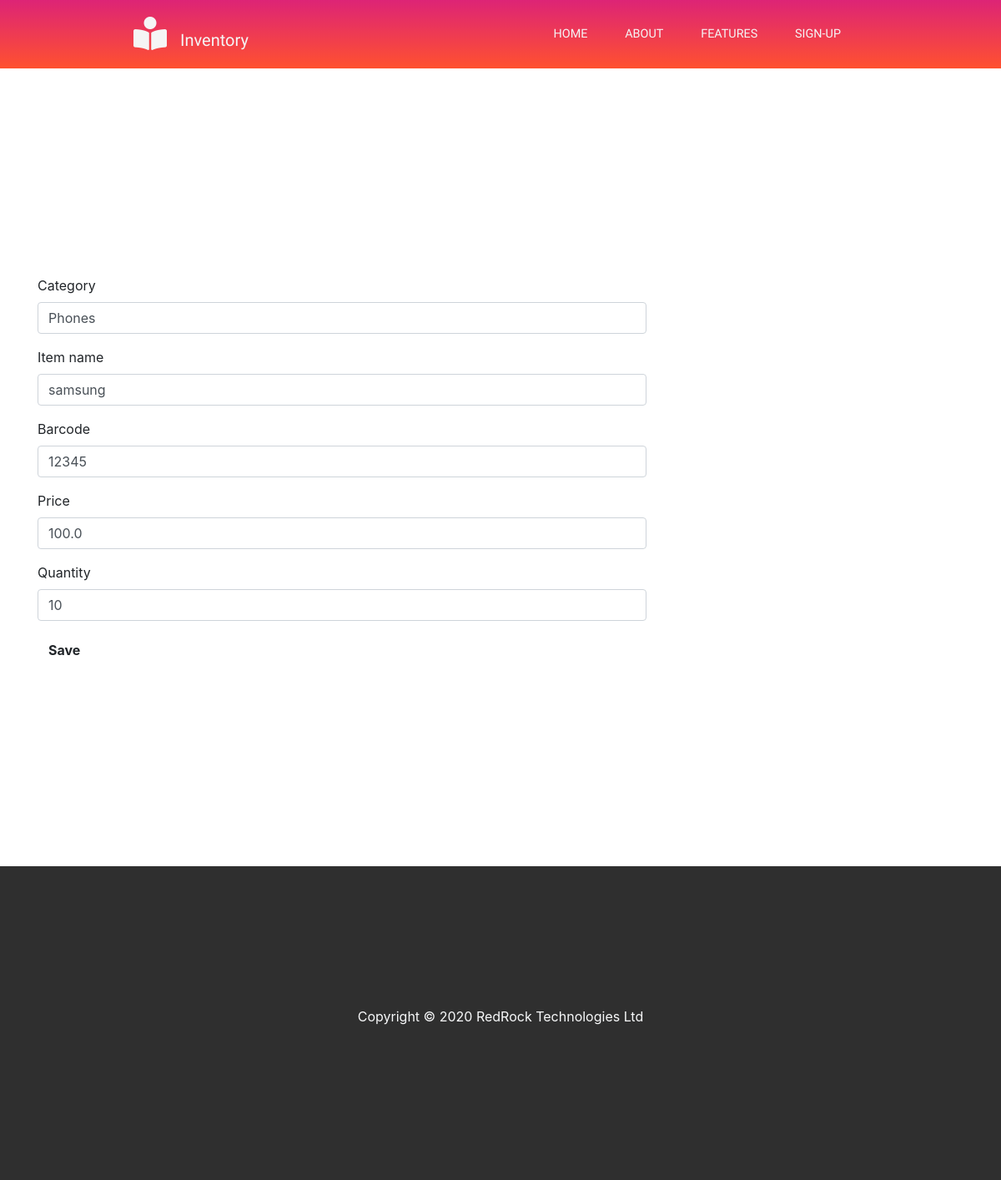
Screenshot of /update_items/15/ with the database file from the repository.
### home/models.py (models this page shows, shortened)
class Stock(models.Model):
	category = models.CharField(max_length=50, blank=True, null=True)
	item_name = models.CharField(max_length=50, blank=True, null=True)
	price = models.FloatField(blank=True)
	aboutus = RichTextUploadingField(blank=True)
	quantity = models.IntegerField(default='0', blank=True, null=True)
	barcode = models.IntegerField(default='0', blank=True, null=True)
	recieved_quantity = models.IntegerField(default='0', blank=True, null=True)
	sold_quantity = models.IntegerField(default='0', blank=True, null=True)
	sold_by = models.CharField(max_length=50, blank=True, null=True)
	sold_to = models.CharField(max_length=50, blank=True, null=True)
	reorder_level = models.IntegerField(default='0', blank=True, null=True)
	last_updated = models.DateTimeField(auto_now_add=False, auto_now=True)
	sold = models.IntegerField(default='0', blank=True, null=True)
	amount = models.IntegerField()
	total=models.FloatField()
	sub_total = models.FloatField()
	export_to_CSV = models.BooleanField(default=False)
	@property
	def amount(self):
		return (self.quantity - self.sold_quantity)
	@property
	def total(self):
		return (self.quantity * self.price)
	@property
	def sub_total(self):
		return (self.sold_quantity * self.price)

### home/views.py (the view)
# urls.py: path('update_items/<str:pk>/', views.update_items, name="update_items"),
def update_items(request, pk):
	queryset = Stock.objects.get(id=pk)
	form = StockUpdateForm(instance=queryset)
	if request.method == 'POST':
		form = StockUpdateForm(request.POST, instance=queryset)
		if form.is_valid():
			form.save()
			return redirect('/inventory')
	context = {
		'form':form
	}
	return render(request, 'add_inventory.html', context)

### home/forms.py
class StockUpdateForm(forms.ModelForm):
	class Meta:
		model = Stock
		fields = ['category', 'item_name', 'barcode', 'price', 'quantity']

### home/templates/add_inventory.html (shortened to what this page needs)
{% extends 'base.html' %}
{% load crispy_forms_tags %}
{% block content %}
</header>
  <main>
    <section class="section-1">
      <div class="container">
        <div class="row">
          <div class="col-8">
            <form method='POST' action="">
              {{form|crispy}}
              <input class="btn primary-btn" type="submit" name="" value="Save">
            </form>
          </div>
        </div>
      </div>
    </section>
  </main>
{% endblock %}

### static/Style.css (style rules this page uses)
* { box-sizing: border-box; }
header, section { overflow-x: hidden; }
:root { --Sniglet-font: "Sniglet", cursive; --Rubik: "Rubik", cursive; --Patua: "Patua One", cursive; --Lobster: "lobster", cursive; --light-black: #2e2c2caf; --bggradient: linear-gradient(to bottom, #dd2476, #ff512f); --light-gray: rgba(255, 255, 255, 0.877); }
.primary-btn { border-radius: 30px; font-weight: bold; transition: 500ms; }
.section-1 { padding: 20vmin 0vmin; }

### rows the page displays
Stock: category "Phones", item_name "samsung", barcode "12345", price "100.0", quantity "10"
